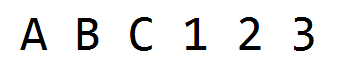
#> input picture TinhToanMem/train/test1.png, 342 x 70 px
$ python TrainAndTest.py   (older library calls are emulated)
#> lines starting #> are read from the running program, lines starting #| are printed output that depends on the picture; after the words box and inside, x2 and y2 are one past the last pixel; in counts of white or black regions, pixels touching at a corner belong together
# TrainAndTest.py

import cv2
import numpy as np
import operator
import os

# module level variables ##########################################################################
MIN_CONTOUR_AREA = 100

RESIZED_IMAGE_WIDTH = 20
RESIZED_IMAGE_HEIGHT = 30


###################################################################################################
class ContourWithData():
    # member variables ############################################################################
    npaContour = None  # contour
    boundingRect = None  # bounding rect for contour
    intRectX = 0  # bounding rect top left corner x location
    intRectY = 0  # bounding rect top left corner y location
    intRectWidth = 0  # bounding rect width
    intRectHeight = 0  # bounding rect height
    fltArea = 0.0  # area of contour

    def calculateRectTopLeftPointAndWidthAndHeight(self):  # calculate bounding rect info
        [intX, intY, intWidth, intHeight] = self.boundingRect
        self.intRectX = intX
        self.intRectY = intY
        self.intRectWidth = intWidth
        self.intRectHeight = intHeight

    def checkIfContourIsValid(self):  # this is oversimplified, for a production grade program
        if self.fltArea < MIN_CONTOUR_AREA: return False  # much better validity checking would be necessary
        return True


###################################################################################################
def main():
    allContoursWithData = []  # declare empty lists,
    validContoursWithData = []  # we will fill these shortly

    try:
        npaClassifications = np.loadtxt("classifications.txt", np.float32)  # read in training classifications
    except:
        print("error, unable to open classifications.txt, exiting program\n")
        os.system("pause")
        return
    # end try

    try:
        npaFlattenedImages = np.loadtxt("flattened_images.txt", np.float32)  # read in training images
    except:
        print("error, unable to open flattened_images.txt, exiting program\n")
        os.system("pause")
        return
    # end try

    npaClassifications = npaClassifications.reshape(
        (npaClassifications.size, 1))  # reshape numpy array to 1d, necessary to pass to call to train

    kNearest = cv2.ml.KNearest_create()  # instantiate KNN object

    kNearest.train(npaFlattenedImages, cv2.ml.ROW_SAMPLE, npaClassifications)

    imgTestingNumbers = cv2.imread("test1.png")  # read in testing numbers image
#> imgTestingNumbers is the input picture: shape (70, 342, 3); mean B, G, R 236.6, 236.6, 236.6

    if imgTestingNumbers is None:  # if image was not read successfully
        print("error: image not read from file \n\n")  # print error message to std out
        os.system("pause")  # pause so user can see error message
        return  # and exit function (which exits program)
    # end if

    imgGray = cv2.cvtColor(imgTestingNumbers, cv2.COLOR_BGR2GRAY)  # get grayscale image
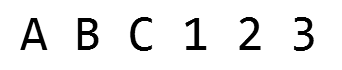
#> imgGray: shape (70, 342); min 0, max 255, mean 236.6
    imgBlurred = cv2.GaussianBlur(imgGray, (5, 5), 0)  # blur
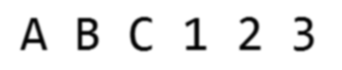
#> imgBlurred: shape (70, 342); min 0, max 255, mean 236.6

    # filter image from grayscale to black and white
    imgThresh = cv2.adaptiveThreshold(imgBlurred,  # input image
                                      255,  # make pixels that pass the threshold full white
                                      cv2.ADAPTIVE_THRESH_GAUSSIAN_C,
                                      # use gaussian rather than mean, seems to give better results
                                      cv2.THRESH_BINARY_INV,
                                      # invert so foreground will be white, background will be black
                                      11,  # size of a pixel neighborhood used to calculate threshold value
                                      2)  # constant subtracted from the mean or weighted mean
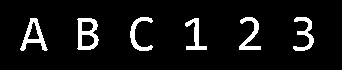
#> imgThresh: shape (70, 342); 7.5% white; 6 white regions

    imgThreshCopy = imgThresh.copy()  # make a copy of the thresh image, this in necessary b/c findContours modifies the image

    imgContours, npaContours, npaHierarchy = cv2.findContours(imgThreshCopy,
                                                              # input image, make sure to use a copy since the function will modify this image in the course of finding contours
                                                              cv2.RETR_EXTERNAL,  # retrieve the outermost contours only
                                                              cv2.CHAIN_APPROX_SIMPLE)  # compress horizontal, vertical, and diagonal segments and leave only their end points
#> npaContours = 6 contours; box (x1, y1, x2, y2) and area: (77, 18, 99, 50) 544, (20, 18, 48, 51) 381, (239, 17, 261, 50) 221, (293, 17, 314, 51) 218, (130, 17, 153, 51) 208, (185, 18, 207, 50) 196; npaHierarchy = [[1, -1, -1, -1], [2, 0, -1, -1], [3, 1, -1, -1], [4, 2, -1, -1], [5, 3, -1, -1], [-1, 4, -1, -1]]

    for npaContour in npaContours:  # for each contour
        contourWithData = ContourWithData()  # instantiate a contour with data object
        contourWithData.npaContour = npaContour  # assign contour to contour with data
        contourWithData.boundingRect = cv2.boundingRect(contourWithData.npaContour)  # get the bounding rect
        contourWithData.calculateRectTopLeftPointAndWidthAndHeight()  # get bounding rect info
        contourWithData.fltArea = cv2.contourArea(contourWithData.npaContour)  # calculate the contour area
        allContoursWithData.append(contourWithData)  # add contour with data object to list of all contours with data
#> this loop made 6 passes
#> (intX in calculateRectTopLeftPointAndWidthAndHeight, intY in calculateRectTopLeftPointAndWidthAndHeight, intWidth in calculateRectTopLeftPointAndWidthAndHeight, intHeight in calculateRectTopLeftPointAndWidthAndHeight) on passes 1 to 6: (185, 18, 22, 32), (77, 18, 22, 32), (20, 18, 28, 33), (293, 17, 21, 34), (239, 17, 22, 33), (130, 17, 23, 34)
#> after the loop, allContoursWithData = 6 items
    # end for

    for contourWithData in allContoursWithData:  # for all contours
        if contourWithData.checkIfContourIsValid():  # check if valid
            validContoursWithData.append(contourWithData)  # if so, append to valid contour list
#> this loop made 6 passes
#> after the loop, validContoursWithData = 6 items
        # end if
    # end for

    validContoursWithData.sort(key=operator.attrgetter("intRectX"))  # sort contours from left to right

    strFinalString = ""  # declare final string, this will have the final number sequence by the end of the program

    for contourWithData in validContoursWithData:  # for each contour
        # draw a green rect around the current char
        cv2.rectangle(imgTestingNumbers,  # draw rectangle on original testing image
                      (contourWithData.intRectX, contourWithData.intRectY),  # upper left corner
                      (contourWithData.intRectX + contourWithData.intRectWidth,
                       contourWithData.intRectY + contourWithData.intRectHeight),  # lower right corner
                      (0, 255, 0),  # green
                      2)  # thickness

        imgROI = imgThresh[contourWithData.intRectY: contourWithData.intRectY + contourWithData.intRectHeight,
                 # crop char out of threshold image
                 contourWithData.intRectX: contourWithData.intRectX + contourWithData.intRectWidth]

        imgROIResized = cv2.resize(imgROI, (RESIZED_IMAGE_WIDTH,
                                            RESIZED_IMAGE_HEIGHT))  # resize image, this will be more consistent for recognition and storage

        npaROIResized = imgROIResized.reshape(
            (1, RESIZED_IMAGE_WIDTH * RESIZED_IMAGE_HEIGHT))  # flatten image into 1d numpy array

        npaROIResized = np.float32(npaROIResized)  # convert from 1d numpy array of ints to 1d numpy array of floats

        retval, npaResults, neigh_resp, dists = kNearest.findNearest(npaROIResized,
                                                                     k=1)  # call KNN function find_nearest

        strCurrentChar = str(chr(int(npaResults[0][0])))  # get character from results

        strFinalString = strFinalString + strCurrentChar  # append current char to full string
#> this loop made 6 passes
#> (retval, npaResults, neigh_resp, dists, strCurrentChar, strFinalString) on passes 1 to 6: (52, [52], [52], [8359649], '4', '4'), (56, [56], [56], [4976112], '8', '48'), (54, [54], [54], [7006629], '6', '486'), (49, [49], [49], [1774479], '1', '4861'), (50, [50], [50], [2013647], '2', '48612'), (51, [51], [51], [1193906], '3', '486123')
#> pass 1, in main, `imgROIResized = cv2.resize(imgROI, (RESIZED_IMAGE_WIDTH, RESIZED_IMAGE..`:
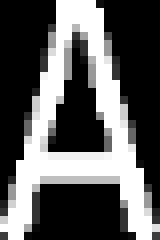
#> imgROIResized: shape (30, 20) (shown 8 times larger); min 0, max 255, mean 92.2
#> pass 2, in main, `imgROIResized = cv2.resize(imgROI, (RESIZED_IMAGE_WIDTH, RESIZED_IMAGE..`:
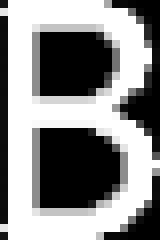
#> imgROIResized: shape (30, 20) (shown 8 times larger); min 0, max 255, mean 137.7
#> after the loop:
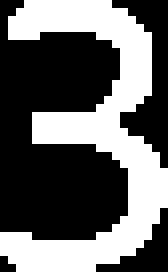
#> imgROI: shape (34, 21) (shown 8 times larger); 39.9% white; 1 white region, box (x1, y1, x2, y2) and area: (0, 0, 21, 34) 285
#> after the loop:
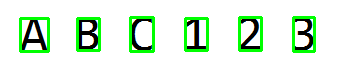
#> imgTestingNumbers: shape (70, 342, 3); 8.32% of pixels changed, all inside (x1, y1, x2, y2) = (19, 16, 316, 53)
    # end for

    print("\n" + strFinalString + "\n")  # show the full string
#| 486123

    cv2.imshow("imgTestingNumbers", imgTestingNumbers)  # show input image with green boxes drawn around found digits
    cv2.waitKey(0)  # wait for user key press

    cv2.destroyAllWindows()  # remove windows from memory

    return


###################################################################################################
if __name__ == "__main__":
    main()
# end if
